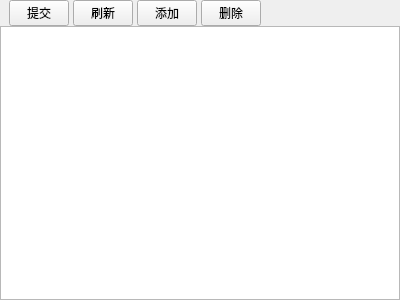
<?xml version="1.0" encoding="UTF-8"?>
<ui version="4.0">
 <class>DataView</class>
 <widget class="QWidget" name="DataView">
  <property name="geometry">
   <rect>
    <x>0</x>
    <y>0</y>
    <width>400</width>
    <height>300</height>
   </rect>
  </property>
  <property name="windowTitle">
   <string>数据浏览</string>
  </property>
  <layout class="QVBoxLayout" name="verticalLayout">
   <property name="spacing">
    <number>0</number>
   </property>
   <property name="leftMargin">
    <number>0</number>
   </property>
   <property name="topMargin">
    <number>0</number>
   </property>
   <property name="rightMargin">
    <number>0</number>
   </property>
   <property name="bottomMargin">
    <number>0</number>
   </property>
   <item>
    <widget class="QWidget" name="widget" native="true">
     <layout class="QHBoxLayout" name="horizontalLayout">
      <property name="spacing">
       <number>4</number>
      </property>
      <property name="topMargin">
       <number>0</number>
      </property>
      <property name="bottomMargin">
       <number>0</number>
      </property>
      <item>
       <widget class="QPushButton" name="submit">
        <property name="maximumSize">
         <size>
          <width>60</width>
          <height>16777215</height>
         </size>
        </property>
        <property name="text">
         <string>提交</string>
        </property>
        <property name="icon">
         <iconset resource="ringz.qrc">
          <normaloff>:/ui/icons/submit.png</normaloff>:/ui/icons/submit.png</iconset>
        </property>
       </widget>
      </item>
      <item>
       <widget class="QPushButton" name="refresh">
        <property name="maximumSize">
         <size>
          <width>60</width>
          <height>16777215</height>
         </size>
        </property>
        <property name="text">
         <string>刷新</string>
        </property>
        <property name="icon">
         <iconset resource="ringz.qrc">
          <normaloff>:/ui/icons/refresh.png</normaloff>:/ui/icons/refresh.png</iconset>
        </property>
       </widget>
      </item>
      <item>
       <widget class="QPushButton" name="insert">
        <property name="maximumSize">
         <size>
          <width>60</width>
          <height>16777215</height>
         </size>
        </property>
        <property name="text">
         <string>添加</string>
        </property>
        <property name="icon">
         <iconset resource="ringz.qrc">
          <normaloff>:/ui/icons/insert.png</normaloff>:/ui/icons/insert.png</iconset>
        </property>
       </widget>
      </item>
      <item>
       <widget class="QPushButton" name="remove">
        <property name="maximumSize">
         <size>
          <width>60</width>
          <height>16777215</height>
         </size>
        </property>
        <property name="text">
         <string>删除</string>
        </property>
        <property name="icon">
         <iconset resource="ringz.qrc">
          <normaloff>:/ui/icons/delete.png</normaloff>:/ui/icons/delete.png</iconset>
        </property>
       </widget>
      </item>
      <item>
       <spacer name="horizontalSpacer">
        <property name="orientation">
         <enum>Qt::Horizontal</enum>
        </property>
        <property name="sizeHint" stdset="0">
         <size>
          <width>40</width>
          <height>20</height>
         </size>
        </property>
       </spacer>
      </item>
     </layout>
    </widget>
   </item>
   <item>
    <widget class="QTableView" name="tableView"/>
   </item>
  </layout>
 </widget>
 <resources>
  <include location="ringz.qrc"/>
 </resources>
 <connections/>
</ui>
